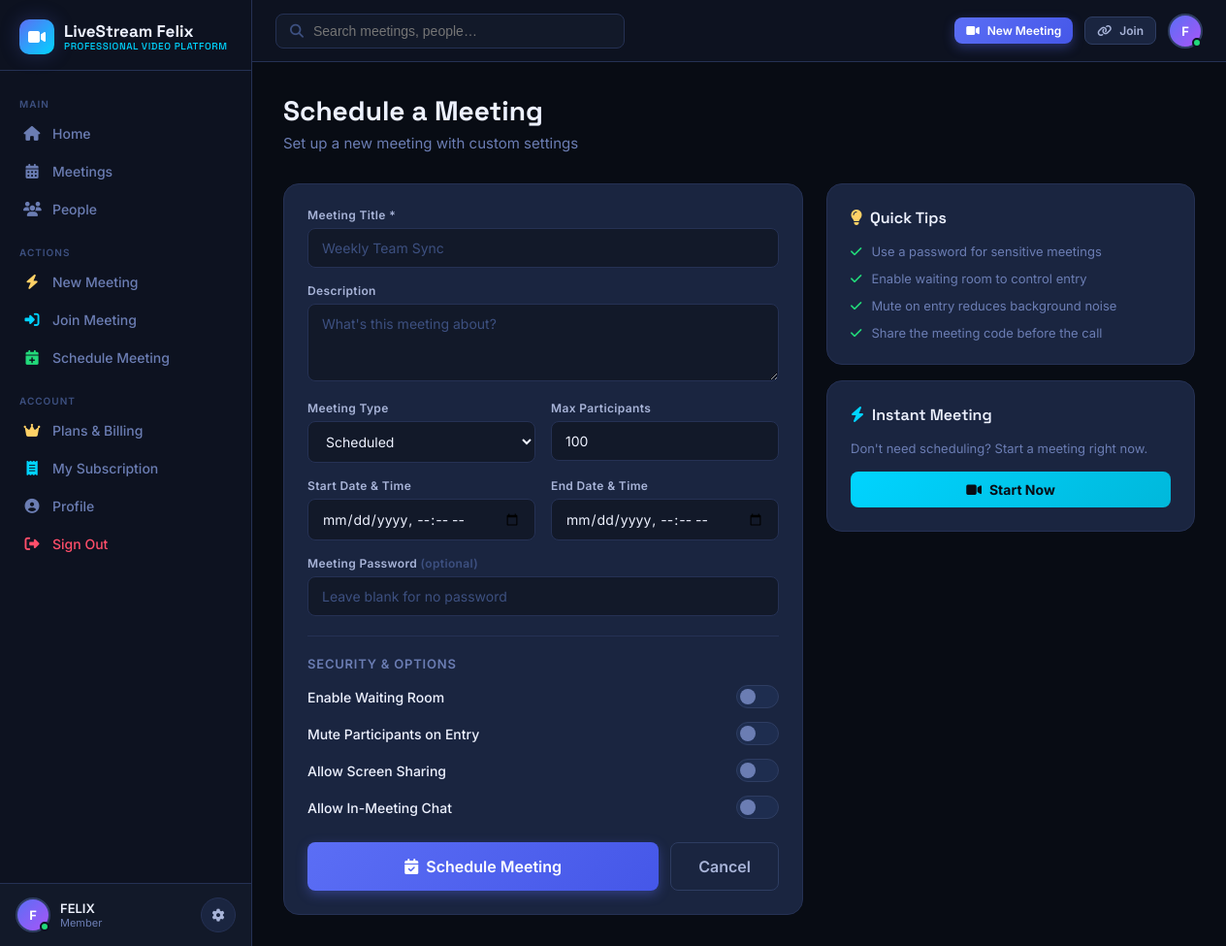
The page /rooms/create/ (signed in) on the database its author committed.
### accounts/models.py (models this page shows, shortened)
class User(AbstractUser):
    id = models.UUIDField(primary_key=True, default=uuid.uuid4, editable=False)
    avatar = models.ImageField(upload_to='avatars/', null=True, blank=True)
    bio = models.TextField(max_length=300, blank=True)
    job_title = models.CharField(max_length=100, blank=True)
    organization = models.CharField(max_length=150, blank=True)
    is_online = models.BooleanField(default=False)
    last_seen = models.DateTimeField(null=True, blank=True)
    total_meetings = models.PositiveIntegerField(default=0)
    total_minutes = models.PositiveIntegerField(default=0)
    created_at = models.DateTimeField(auto_now_add=True)
    @property
    def initials(self):
        parts = (self.get_full_name() or self.username).split()
        return ''.join(p[0].upper() for p in parts[:2])

### rooms/views.py (the view)
# urls.py: path('create/', views.create_room, name='create'),
@login_required
def create_room(request):
    if request.method == 'POST':
        form = RoomCreateForm(request.POST)
        if form.is_valid():
            room = form.save(commit=False)
            room.host = request.user
            room.status = 'active'
            room.started_at = timezone.now()
            room.save()
            Participant.objects.create(room=room, user=request.user, role='host')
            return redirect('rooms:room', code=room.code)
    else:
        form = RoomCreateForm()
    settings_fields = [
        ('Enable Waiting Room', 'enable_waiting_room'),
        ('Mute Participants on Entry', 'mute_on_entry'),
        ('Allow Screen Sharing', 'allow_screen_share'),
        ('Allow In-Meeting Chat', 'allow_chat'),
    ]
    return render(request, 'rooms/create.html', {'form': form, 'settings_fields': settings_fields})

### rooms/forms.py
class RoomCreateForm(forms.ModelForm):
    class Meta:
        model = Room
        fields = ('title', 'description', 'room_type', 'password', 'max_participants',
                  'enable_waiting_room', 'mute_on_entry', 'allow_screen_share', 'allow_chat',
                  'scheduled_start', 'scheduled_end')
        widgets = {
            'scheduled_start': forms.DateTimeInput(attrs={'type': 'datetime-local'}),
            'scheduled_end': forms.DateTimeInput(attrs={'type': 'datetime-local'}),
        }
    def __init__(self, *args, **kwargs):
        super().__init__(*args, **kwargs)
        for field in self.fields.values():
            if isinstance(field.widget, forms.CheckboxInput):
                field.widget.attrs.update({'class': 'lsf-checkbox'})
            else:
                field.widget.attrs.update({'class': 'lsf-input'})

### rooms/models.py (called while the page is built)
def generate_room_code():
    return ''.join(random.choices(string.ascii_uppercase + string.digits, k=10))

### templates/rooms/create.html (shortened to what this page needs)
{% extends "base.html" %}
{% block content %}
<div class="lsf-page-header">
  <h1 class="lsf-page-title">Schedule a Meeting</h1>
  <p class="lsf-page-sub">Set up a new meeting with custom settings</p>
</div>
<div style="display:grid;grid-template-columns:1fr 380px;gap:24px;max-width:1100px;">
  <div class="lsf-card">
    <form method="POST">
      <div class="lsf-form-group">
        <label class="lsf-label">Meeting Title *</label>
        <input class="lsf-input" type="text" name="title" placeholder="Weekly Team Sync" required>
      </div>
      <div class="lsf-form-group">
        <label class="lsf-label">Description</label>
        <textarea class="lsf-input" name="description" placeholder="What's this meeting about?" style="min-height:80px;resize:vertical;"></textarea>
      </div>
      <div class="lsf-grid-2">
        <div class="lsf-form-group">
          <label class="lsf-label">Meeting Type</label>
          <select class="lsf-input" name="room_type">
            <option value="scheduled">Scheduled</option>
          </select>
        </div>
        <div class="lsf-form-group">
          <label class="lsf-label">Max Participants</label>
          <input class="lsf-input" type="number" name="max_participants" value="100" min="2" max="500">
        </div>
      </div>
      <div class="lsf-grid-2">
        <div class="lsf-form-group">
          <label class="lsf-label">Start Date & Time</label>
          <input class="lsf-input" type="datetime-local" name="scheduled_start">
        </div>
        <div class="lsf-form-group">
          <label class="lsf-label">End Date & Time</label>
          <input class="lsf-input" type="datetime-local" name="scheduled_end">
        </div>
      </div>
      <div class="lsf-form-group">
        <label class="lsf-label">Meeting Password <span style="color:var(--text-4);">(optional)</span></label>
        <input class="lsf-input" type="text" name="password" placeholder="Leave blank for no password" maxlength="50">
      </div>
      <hr class="lsf-divider">
      <div style="font-size:13px;font-weight:600;color:var(--text-3);text-transform:uppercase;letter-spacing:0.06em;margin-bottom:14px;">Security & Options</div>
      <div style="display:flex;flex-direction:column;gap:14px;">
        {% for label, name in settings_fields %}
        <label style="display:flex;align-items:center;justify-content:space-between;cursor:pointer;">
          <div>
            <div style="font-size:14px;font-weight:500;color:var(--text-1);">{{ label }}</div>
          </div>
          <div style="position:relative;width:44px;height:24px;flex-shrink:0;">
            <label for="toggle-{{ name }}" style="position:absolute;inset:0;background:var(--bg-500);border-radius:12px;cursor:pointer;transition:background .2s;border:1px solid var(--border2);">
              <span style="position:absolute;left:3px;top:3px;width:16px;height:16px;background:var(--text-3);border-radius:50%;transition:transform .2s;display:block;" class="toggle-dot"></span>
            </label>
          </div>
        </label>
        {% endfor %}
      </div>
      <div style="display:flex;gap:12px;margin-top:24px;">
        <button type="submit" class="lsf-btn lsf-btn-primary lsf-btn-lg" style="flex:1;">
          <i class="fa-solid fa-calendar-check"></i> Schedule Meeting
        </button>
        <a href="{% url 'dashboard:home' %}" class="lsf-btn lsf-btn-secondary lsf-btn-lg">Cancel</a>
      </div>
    </form>
  </div>
  <div>
    <div class="lsf-card lsf-mb-16">
      <div class="lsf-card-title lsf-mb-16"><i class="fa-solid fa-lightbulb" style="color:var(--yellow);margin-right:8px;"></i>Quick Tips</div>
      <div style="display:flex;flex-direction:column;gap:12px;font-size:13px;color:var(--text-3);">
        <div style="display:flex;gap:10px;"><i class="fa-solid fa-check" style="color:var(--green);flex-shrink:0;margin-top:2px;"></i>Use a password for sensitive meetings</div>
        <div style="display:flex;gap:10px;"><i class="fa-solid fa-check" style="color:var(--green);flex-shrink:0;margin-top:2px;"></i>Enable waiting room to control entry</div>
        <div style="display:flex;gap:10px;"><i class="fa-solid fa-check" style="color:var(--green);flex-shrink:0;margin-top:2px;"></i>Mute on entry reduces background noise</div>
        <div style="display:flex;gap:10px;"><i class="fa-solid fa-check" style="color:var(--green);flex-shrink:0;margin-top:2px;"></i>Share the meeting code before the call</div>
      </div>
    </div>
    <div class="lsf-card">
      <div class="lsf-card-title lsf-mb-16"><i class="fa-solid fa-bolt" style="color:var(--cyan);margin-right:8px;"></i>Instant Meeting</div>
      <p style="font-size:13px;color:var(--text-3);margin-bottom:16px;">Don't need scheduling? Start a meeting right now.</p>
      <a href="{% url 'rooms:instant' %}" class="lsf-btn lsf-btn-cyan lsf-btn-full">
        <i class="fa-solid fa-video"></i> Start Now
      </a>
    </div>
  </div>
</div>
{% endblock %}

### templates/base.html (shortened to what this page needs)
<!DOCTYPE html>
<html lang="en">
<head>
  <link rel="stylesheet" href="https://cdnjs.cloudflare.com/ajax/libs/font-awesome/6.5.0/css/all.min.css" />
</head>
<body>
{% if user.is_authenticated %}
<div class="lsf-app">
  <aside class="lsf-sidebar" id="sidebar">
    <a href="{% url 'dashboard:home' %}" class="lsf-logo">
      <div class="lsf-logo-icon"><i class="fa-solid fa-video"></i></div>
      <div class="lsf-logo-text">
        LiveStream Felix
        <span>Professional Video Platform</span>
      </div>
    </a>
    <nav class="lsf-nav">
      <div class="lsf-nav-label">Main</div>
      <a href="{% url 'dashboard:home' %}" class="lsf-nav-item {% if request.resolver_match.namespace == 'dashboard' and request.resolver_match.url_name == 'home' %}active{% endif %}">
        <i class="fa-solid fa-house"></i> Home
      </a>
      <a href="{% url 'dashboard:meetings' %}" class="lsf-nav-item {% if request.resolver_match.url_name == 'meetings' %}active{% endif %}">
        <i class="fa-solid fa-calendar-days"></i> Meetings
      </a>
      <a href="{% url 'dashboard:people' %}" class="lsf-nav-item {% if request.resolver_match.url_name == 'people' %}active{% endif %}">
        <i class="fa-solid fa-users"></i> People
      </a>
      <div class="lsf-nav-label" style="margin-top:8px;">Actions</div>
      <a href="{% url 'rooms:instant' %}" class="lsf-nav-item">
        <i class="fa-solid fa-bolt" style="color:var(--yellow)"></i> New Meeting
      </a>
      <a href="{% url 'rooms:join' %}" class="lsf-nav-item">
        <i class="fa-solid fa-right-to-bracket" style="color:var(--cyan)"></i> Join Meeting
      </a>
      <a href="{% url 'rooms:create' %}" class="lsf-nav-item">
        <i class="fa-solid fa-calendar-plus" style="color:var(--green)"></i> Schedule Meeting
      </a>
      <div class="lsf-nav-label" style="margin-top:8px;">Account</div>
      <a href="{% url 'billing:pricing' %}" class="lsf-nav-item {% if request.resolver_match.namespace == 'billing' %}active{% endif %}">
        <i class="fa-solid fa-crown" style="color:var(--yellow)"></i> Plans & Billing
      </a>
      <a href="{% url 'billing:subscription' %}" class="lsf-nav-item">
        <i class="fa-solid fa-receipt" style="color:var(--cyan)"></i> My Subscription
      </a>
      <a href="{% url 'accounts:profile' %}" class="lsf-nav-item {% if request.resolver_match.url_name == 'profile' %}active{% endif %}">
        <i class="fa-solid fa-user-circle"></i> Profile
      </a>
      <a href="{% url 'accounts:logout' %}" class="lsf-nav-item" style="color:var(--red);">
        <i class="fa-solid fa-right-from-bracket"></i> Sign Out
      </a>
    </nav>
    <div class="lsf-sidebar-user">
      <div class="lsf-avatar online">
        {% if user.avatar %}<img src="{{ user.avatar.url }}" alt="">{% else %}{{ user.initials }}{% endif %}
      </div>
      <div class="lsf-user-meta">
        <div class="lsf-user-name">{{ user.get_full_name|default:user.username }}</div>
        <div class="lsf-user-sub">{{ user.job_title|default:"Member" }}</div>
      </div>
      <a href="{% url 'accounts:profile' %}" class="lsf-btn lsf-btn-icon lsf-btn-sm" title="Settings">
        <i class="fa-solid fa-gear" style="font-size:13px;"></i>
      </a>
    </div>
  </aside>
  <div class="lsf-main">
    <header class="lsf-topbar">
      <div class="lsf-search">
        <i class="fa-solid fa-magnifying-glass"></i>
        <input type="text" placeholder="Search meetings, people…" id="globalSearch">
      </div>
      <div style="margin-left:auto;display:flex;align-items:center;gap:12px;">
        <a href="{% url 'rooms:instant' %}" class="lsf-btn lsf-btn-primary lsf-btn-sm">
          <i class="fa-solid fa-video"></i> New Meeting
        </a>
        <a href="{% url 'rooms:join' %}" class="lsf-btn lsf-btn-secondary lsf-btn-sm">
          <i class="fa-solid fa-link"></i> Join
        </a>
        <div class="lsf-avatar online" style="cursor:pointer;">
          {% if user.avatar %}<img src="{{ user.avatar.url }}" alt="">{% else %}{{ user.initials }}{% endif %}
        </div>
      </div>
    </header>
    <main class="lsf-content">
      {% block content %}{% endblock %}
    </main>
  </div>
</div>
{% else %}
  {% block auth_content %}{% endblock %}
{% endif %}
</body>
</html>

### rows shown on the page
User: initials "F", get_full_name "FELIX", job_title "Member"

### other values the page prints
{{ label }} "Enable Waiting Room" "Mute Participants on Entry" "Allow Screen Sharing" "Allow In-Meeting Chat"
